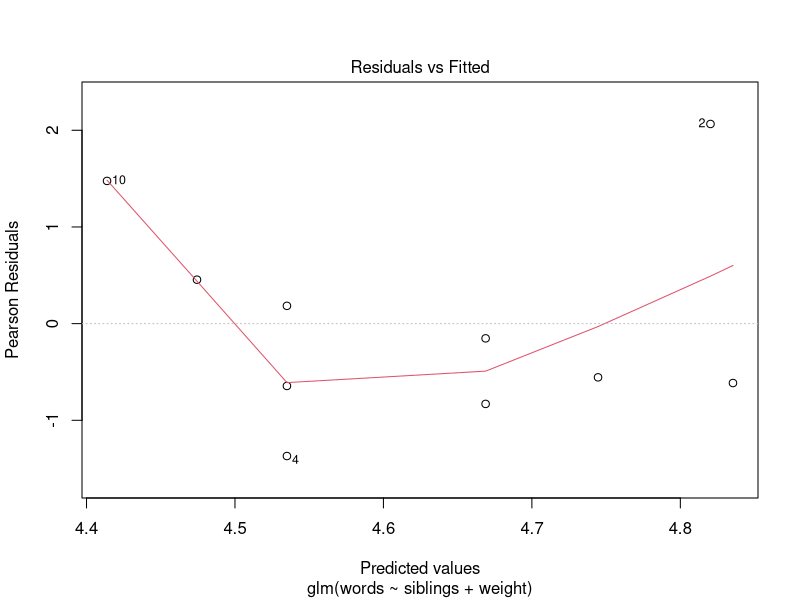
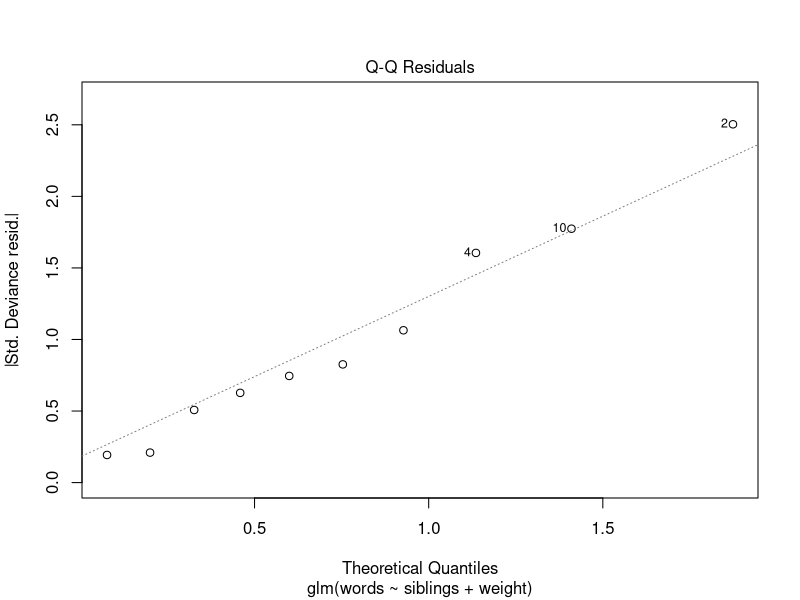
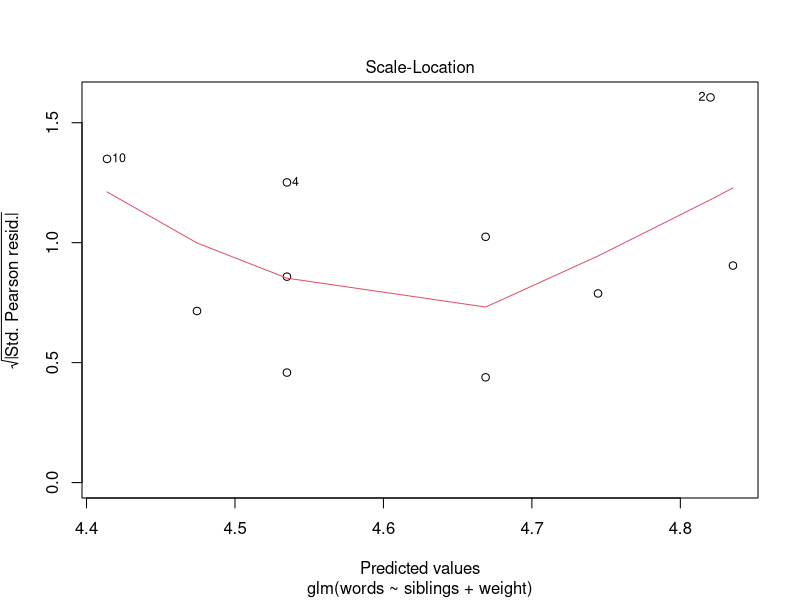
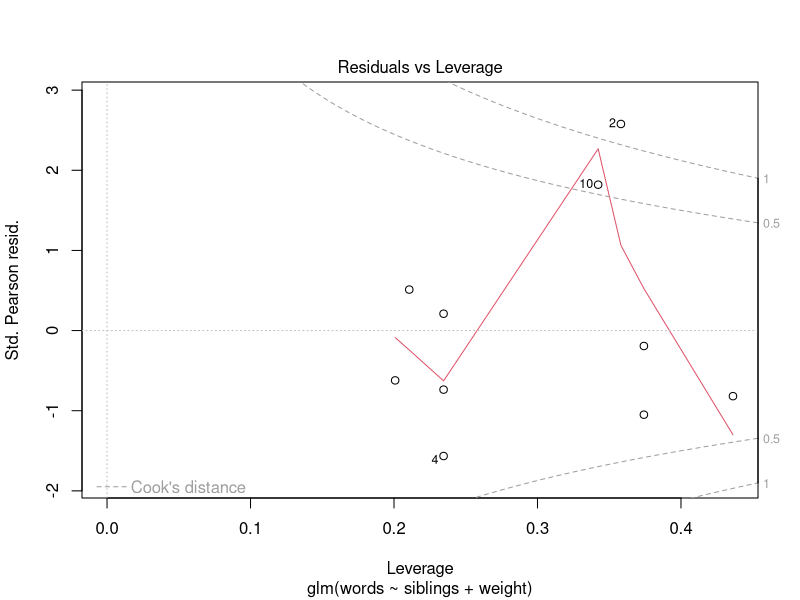

The R script that drew these images, in order: (Note: this script raises an error after producing the figures.)
#############################################################
#
#           STAT6090:GENERALISED LINEAR MODELS
#                   COMPUTER WORKSHOP 3
#                          2021/22
#
#############################################################

########################################################
########################################################
#
# 2. POISSON REGRESSION MODEL 
#         
########################################################
########################################################

########################################################
# 2.1 Words spoken by an 18 month old
########################################################


#####entering the data
words <- c(92,147,105,80,95,87,119,98,109,96)
weight <- c(30,75,25,50,50,50,80,25,50,10)
siblings <- c(0,1,1,0,0,0,1,1,1,0)

# Model with only an intercept
mod.null <- glm(words~1, family="poisson")
summary(mod.null)

# What is the expected value of the number of words under the null model?
exp(mod.null$coefficients)
# alternatively use the fitted values under the model produced by \textit{R}
mod.null$fitted.values

# Model that includes the siblings variable
mod.siblings <- glm(words~siblings, family="poisson")
summary(mod.siblings)

# Is the variable siblings significant in predicting the number of words?
# check the Z test for the variable
# What is expected increase in the number of words due to having siblings? Use the following command to answer the question
exp(mod.siblings$coefficients[2])

# Model including both the sibling and weight variables
mod.sw <- glm(words~siblings+weight, family="poisson")
sum_mod.sw <- summary(mod.sw)
anova(mod.siblings, mod.sw, test="LRT")

#profile likelihood
confint(mod.sw)

plot(mod.sw)

exp(mod.sw$coefficients[1])
exp(mod.sw$coefficients[2])
exp(mod.sw$coefficients[3])
exp(predict(mod.sw, data.frame(siblings = c(0,0), weight = c(50,75))))
exp(mod.sw$coefficients[1] + mod.sw$coefficients[3] * 50)
exp(mod.sw$coefficients[1] + mod.sw$coefficients[3] * 75)

exp(mod.sw$coefficients[2]) - qnorm(0.05/2, lower.tail = FALSE) * sum_mod.sw$coefficients[2,2]
exp(mod.sw$coefficients[2]) + qnorm(0.05/2, lower.tail = FALSE) * sum_mod.sw$coefficients[2,2]

########################################################
# 2.2 Heart valve example
########################################################

#####entering the data
expand.grid(c(1,2), c(1,2))

# Now do the same with character vectors
Table <- expand.grid(c("aortic", "mitral"), c("<55", "55+"))
Table # Note that table with a lower case t is an R function, so it is better 
# to avoid using it as a variable name

# Construct a data frame with the factors, deaths and exposures
Table <- data.frame(Table, deaths=c(4, 1, 7, 9), exposure=c(1259, 2082, 1417, 1647))
Table
names(Table)[1:2] <- c("valve", "age") # Name the factors
Table$rate = Table$deaths/Table$exposure # Add rates to Table

attach(Table)

#model age.valve
mod.age.valve <- glm(deaths ~ valve + age + offset(log(exposure)), 
                       family = "poisson")
summary(mod.age.valve)
#expected death counts
predict(mod.age.valve, type="response")

#expected death rates
(1000/exposure)*predict(mod.age.valve, type="response")

#Rate ratio for valve
exp(coefficients(mod.age.valve)[2])

#deviance statistic
summary(mod.age.valve) # The residual deviance is the L^2 statistic
1-pchisq(3.2225, 1)

# To calculate the X^2 statistic, sum the squares of the Pearson residuals
sum(resid(mod.age.valve, type = "pearson")^2)
1-pchisq(3.115138, 1)

###

#model valve
heart.valve <- glm(deaths ~ valve + offset(log(exposure)), 
                 family = "poisson")
summary(heart.valve)
1-pchisq(9.8857, 2)

#model age
mod.age <- glm(deaths ~ age + offset(log(exposure)), 
                     family = "poisson")
anova(mod.age,mod.age.valve, test="Chisq")
summary(mod.age)
1-pchisq(3.7897, 2)

########################################################
# 2.3 Lung cancer rates example
########################################################

#illustration of function rep
rep(5, 3)
rep(1:3, 3:1) # "1" is repeated 3 times, then "2" twice and then "3" once

########entering the data

city <- factor( rep(c( "1", "2", "3", "4" ), 6 ) )
city # c( "1", "2", "3", "4" ) is repeated 6 times

age <- factor( rep( c("1", "2", "3", "4", "5", "6"), c(4, 4, 4, 4, 4, 4) ) )
age
# The first element of c("1", "2", "3", "4", "5", "6") is repeated 4 times, then
# the second, etc. Note that c(4, 4, 4, 4, 4, 4) could be replaced by rep(4, 6)

# Vector of cancer cases, 1st row, 2nd row, etc
cancer.cases <- c(11, 13, 4, 5, 11, 6, 8, 7, 11, 15, 7, 10, 10, 10, 11, 14, 11,
                  12, 9, 8, 10, 2, 12, 7)

# Look at cancer cases as a matrix
matrix(cancer.cases, ncol = 4, byrow = T) # T is short for TRUE

# Vector of inhabitants, 1st row, 2nd row, etc
inhabitants <- c(3059, 2879, 3142, 2520, 800, 1083, 1050, 878, 710, 923, 895, 839,
                 581, 834, 702, 631, 509, 634, 535, 539, 605, 782, 659, 619)

# Look at inhabitants as a matrix
matrix(inhabitants,ncol = 4, byrow = T)

#checking margins
rowSums(matrix(cancer.cases, ncol = 4, byrow = T)) # T is short for TRUE
colSums(matrix(cancer.cases, ncol = 4, byrow = T)) # T is short for TRUE

#Observed rates per 1000 as a matrix
round( 
  matrix( (cancer.cases/inhabitants)*1000,ncol = 4, byrow = T ), 
  2)

############ fitting sequence of models

# CONSTANT RATES MODEL
lung.constant <- glm( cancer.cases ~ offset( log(inhabitants) ), family = "poisson" )
summary(lung.constant)

round( matrix( fitted(lung.constant), ncol = 4, byrow = T ), 2 )
round( matrix( ( fitted(lung.constant)/inhabitants )*1000, ncol = 4, byrow = T ), 2 )

  # Calculate X^2 in two different ways
sum( residuals(lung.constant, type = "pearson")^2 )
sum( ( cancer.cases-fitted(lung.constant) )^2 / fitted(lung.constant) )

# AGE EFFECTS MODEL
lung.age <- glm( cancer.cases ~ age + offset( log(inhabitants) ), family = "poisson" )
summary( lung.age)

round( matrix(fitted(lung.age), ncol = 4, byrow = T ), 2 )
round( matrix( (fitted(lung.age)/inhabitants)*1000, ncol = 4, byrow = T ), 2 )

X2.age <- sum(residuals(lung.age,type="pearson")^2); X2.age
1-pchisq(X2.age, 18)

anova(lung.constant, lung.age, test = "Chisq")

# CITY EFFECTS MODEL
lung.city <- glm( cancer.cases ~ city + offset( log(inhabitants) ), family = "poisson" )
summary(lung.city)

X2.city <- sum( residuals(lung.city,type="pearson")^2 ); X2.city

round( matrix( fitted(lung.city), ncol = 4, byrow = T ), 2 )
round( matrix( ( fitted(lung.city)/inhabitants )*1000, ncol = 4, byrow = T ), 2 )

# Compare the constant model with the city effects model

anova(lung.constant, lung.city, test = "Chisq")

# ADDITIVE EFFECTS MODEL, intercept and age1 = 0 and city1 = 0
lung.age.city <- glm( cancer.cases ~ age + city +
                                   offset( log(inhabitants) ), family = "poisson" )
summary(lung.age.city)

round( matrix( fitted(lung.age.city), ncol = 4, byrow = T ), 2 )
round( matrix( ( fitted(lung.age.city)/inhabitants )*1000, ncol=4,
               byrow=T ), 2 )

anova(lung.age, lung.age.city,test = "Chisq")

# SATURATED MODEL

lung.saturated1 <- glm( cancer.cases ~ age * city + offset( log(inhabitants) ),
                        family = "poisson" )
summary(lung.saturated1, corr = F)

round( matrix( fitted(lung.saturated1), ncol = 4, byrow = T ), 2 )
round( matrix( ( fitted(lung.saturated1)/inhabitants )*1000, ncol = 4, byrow = T ), 2 )

# We can compare each model with the saturated model

anova(lung.constant, lung.saturated1, test = "Chisq")
anova(lung.city, lung.saturated1, test = "Chisq")
anova(lung.age, lung.saturated1, test = "Chisq")
anova(lung.additive.intercept1, lung.saturated1, test = "Chisq")


########################################################
# 3 Loglinear models
########################################################

# As the factor values repeat, it is more practical to enter the data using the
# expand.grid function to create a data frame
# LETTERS[1:6] are the first 6 capital letters, i.e., A, B, C, D, E, F
berk.data <- expand.grid( admit = c( "yes", "no" ),
                          sex=c( "male", "female" ), dept = LETTERS[1:6] )
berk.data

# Build a data frame by combining the existing data frame with a vector of counts
berk.data <- cbind.data.frame(berk.data, count = c(512, 313, 89, 19, 353, 207, 17,
                                                   8, 120, 205, 202, 391,138, 279, 131, 244, 53,138, 94, 299, 22, 351, 24, 317 ))
berk.data

# Note that expand.grid automatically defines admit, sex and dept as factors with
# the levels ordered as given rather than alphabetically
attributes(berk.data$admit) 
attributes(berk.data$sex) 
attributes(berk.data$dept)

# Display the counts in an array format
berk.table <- array(berk.data$count, dim = c(2,2,6), 
                    dimnames = list(admit=c("yes","no"),sex=c("male","female"),
                                    dept=LETTERS[1:6]))
berk.table



######################################
# Mutual independence model
######################################

fit.mutual <- glm( count ~ admit + sex + dept, family = poisson, data=berk.data)
summary( fit.mutual) 


######################################
# Joint independence model 
######################################


fit.sa <- glm( count ~ sex + admit + dept + sex:admit, family = poisson, data=berk.data)
summary(fit.sa)

#Instead of indicating all the terms in this model, you could fit the same model 
#specifying only the generating class 
fit.sa <- glm( count ~ sex*admit+dept, family = poisson, data=berk.data)
summary(fit.sa)


fit.da <- glm( count ~ admit + sex + dept + dept:admit, family = poisson, data=berk.data)
summary(fit.da)

fit.ds <- glm( count ~ admit + sex + dept + dept:sex, family = poisson, data=berk.data)
summary(fit.ds)


######################################
#Conditional independence models
######################################

fit.ds.da <- glm( count ~ dept*sex + dept*admit, family = poisson, data=berk.data)
summary(fit.ds.da)

fit.ds.sa <- glm( count ~ dept*sex + sex*admit, family = poisson, data=berk.data)
summary( fit.ds.sa)

fit.sa.da <- glm( count ~ sex*admit + dept*admit, family = poisson, data=berk.data)
summary( fit.sa.da )

######################################
# Homogeneous association model
######################################
test <- within(berk.data, dept <- relevel(dept, ref = 5))
fit.all.pairs <- glm( count ~ (sex + dept + admit)^2, family = poisson, data=test)
summary(fit.all.pairs)


######################################
# Saturated model
######################################

test <- within(berk.data, dept <- relevel(dept, ref = 1))
fit.saturated<- glm(count ~ relevel(dept, ref = 2)*sex*admit, family = poisson, data=test)
summary( fit.saturated)

fitted.saturated<- array(fitted(fit.saturated), dim = c(2,2,6), dimnames=dimnames(berk.table))
#notice that the saturated model fits perfectly the data!
fitted.saturated - berk.table


######################################
# Deviance table
######################################


dev.mod <- function(model){
  temp <- anova(model, fit.saturated, test = "LRT")
  c(round(temp$Deviance[2],2),temp$Df[2])
}

res <- NULL
models <- c("fit.all.pairs","fit.ds.sa","fit.sa.da","fit.ds.da","fit.da", "fit.ds","fit.sa","fit.mutual")
#models <- c(fit.all.pairs,fit.ds.sa,fit.sa.da,fit.ds.da,fit.da, fit.ds,fit.sa,fit.mutual)
for (i in 1:length(models))
  res <- rbind(res,dev.mod(get(models[i])))

res <- data.frame(models, res)
colnames(res) <- c("Model", "Deviance", "Df")
res

######################################
# Residual diagnostics
######################################


# Reconsider the model of sex & admission conditionally independent given department
# Investigate lack of fit using residual diagnostics
# As R does not calculate those automatically, we will first calculate 
# the pearson residuals and then divide them by the leverage h

pearson.resids <- residuals( fit.ds.da, type = "pearson" )
h <- lm.influence( fit.ds.da )$hat
adj.residuals <- pearson.resids / sqrt( 1 - h )
round(array(adj.residuals, dim = c(2,2,6), dimnames = dimnames(berk.table)),2)


# Calculate observed odds ratios for each department
or <- matrix(NA,6,1)
for(i in 1:6) or[i] <-  berk.table[1,1,i] * berk.table[2,2,i] /
                       (berk.table[1,2,i] * berk.table[2,1,i]) 
or


# Create new dataset excluding department A
berk.data.new <- berk.data[berk.data$dept!="A",]
# Fit the model SEX & ADMISSION CONDITIONALLY INDEPENDENT, GIVEN DEPARTMENT
# dept*sex + dept*admit = dept*(sex + admit) MODEL
fit.ds.da.new <- glm( count ~ dept*sex + dept*admit,
                      family = poisson , data=berk.data.new)
summary( fit.ds.da.new)
fit.saturated.new<- glm( count ~ dept*sex*admit, family = poisson, data=berk.data.new )
summary( fit.saturated.new )
anova(fit.ds.da.new,fit.saturated.new, test="LRT")


#Understanding the association between sex, admissions and department (B-F) 
obs <- array( berk.data.new$count, dim = c(2,2,5), dimnames =
                list(admit=c( "yes", "no" ), sex=c( "male", "female" ), 
                     dept=LETTERS[2:6]))
prop.table(apply(obs,c(1,3),sum),2) # Conditional distribution of admission given department
prop.table(apply(obs,c(2,3),sum),2) # Conditional distribution of sex given department
prop.table(apply(obs,c(1,2),sum),2) # Conditional distribution of admissions given sex
